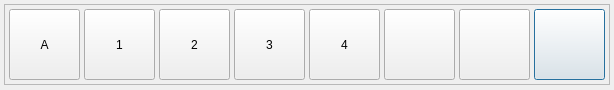
<?xml version="1.0" encoding="UTF-8"?>
<ui version="4.0">
 <class>VideoInputBar</class>
 <widget class="QDialog" name="VideoInputBar">
  <property name="geometry">
   <rect>
    <x>0</x>
    <y>0</y>
    <width>614</width>
    <height>90</height>
   </rect>
  </property>
  <property name="windowTitle">
   <string>Dialog</string>
  </property>
  <widget class="QFrame" name="frame">
   <property name="geometry">
    <rect>
     <x>4</x>
     <y>4</y>
     <width>606</width>
     <height>81</height>
    </rect>
   </property>
   <property name="frameShape">
    <enum>QFrame::StyledPanel</enum>
   </property>
   <property name="frameShadow">
    <enum>QFrame::Raised</enum>
   </property>
   <widget class="QPushButton" name="buttonClose">
    <property name="geometry">
     <rect>
      <x>530</x>
      <y>5</y>
      <width>71</width>
      <height>71</height>
     </rect>
    </property>
    <property name="text">
     <string/>
    </property>
   </widget>
   <widget class="QPushButton" name="buttonChAll">
    <property name="geometry">
     <rect>
      <x>5</x>
      <y>5</y>
      <width>71</width>
      <height>71</height>
     </rect>
    </property>
    <property name="text">
     <string>A</string>
    </property>
   </widget>
   <widget class="QPushButton" name="buttonCh1">
    <property name="geometry">
     <rect>
      <x>80</x>
      <y>5</y>
      <width>71</width>
      <height>71</height>
     </rect>
    </property>
    <property name="text">
     <string>1</string>
    </property>
    <property name="checkable">
     <bool>false</bool>
    </property>
   </widget>
   <widget class="QPushButton" name="buttonCh2">
    <property name="geometry">
     <rect>
      <x>155</x>
      <y>5</y>
      <width>71</width>
      <height>71</height>
     </rect>
    </property>
    <property name="text">
     <string>2</string>
    </property>
   </widget>
   <widget class="QPushButton" name="buttonCh3">
    <property name="geometry">
     <rect>
      <x>230</x>
      <y>5</y>
      <width>71</width>
      <height>71</height>
     </rect>
    </property>
    <property name="text">
     <string>3</string>
    </property>
   </widget>
   <widget class="QPushButton" name="buttonCh4">
    <property name="geometry">
     <rect>
      <x>305</x>
      <y>5</y>
      <width>71</width>
      <height>71</height>
     </rect>
    </property>
    <property name="text">
     <string>4</string>
    </property>
   </widget>
   <widget class="QPushButton" name="buttonMirror">
    <property name="geometry">
     <rect>
      <x>380</x>
      <y>5</y>
      <width>71</width>
      <height>71</height>
     </rect>
    </property>
    <property name="text">
     <string/>
    </property>
   </widget>
   <widget class="QPushButton" name="buttonFlip">
    <property name="geometry">
     <rect>
      <x>455</x>
      <y>5</y>
      <width>71</width>
      <height>71</height>
     </rect>
    </property>
    <property name="text">
     <string/>
    </property>
   </widget>
  </widget>
 </widget>
 <resources/>
 <connections/>
</ui>
